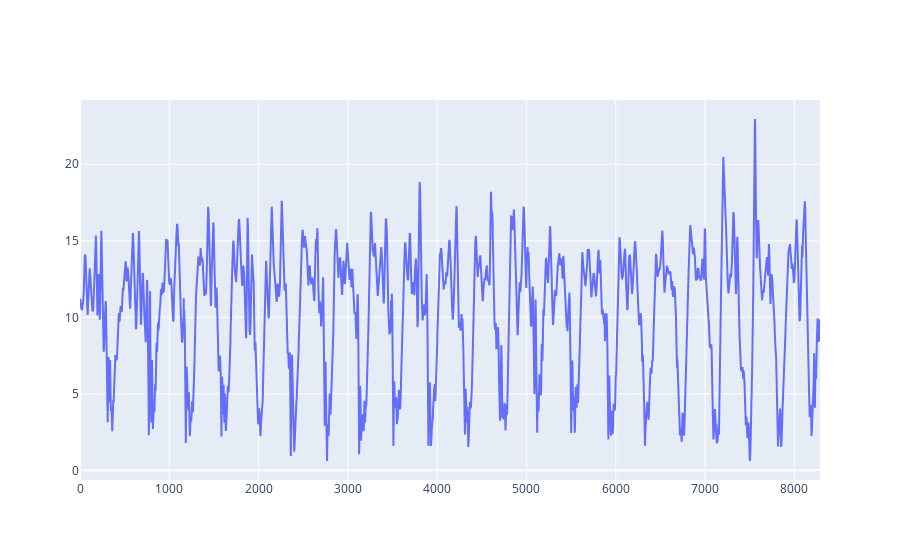

The notebook cell saved with this chart:
### Markdown cell above
# Bicycle

### Code cell
x_acc, t = prepare_time_series('./data/bike _accm.csv',centred = False)

n_steps = 20
T = 462

dt = T * n_steps

x_acc = x_acc[14260:22548]
fig = go.Figure()
fig.add_scatter(y = x_acc[:], mode='lines', name='x_acc')
fig.show()

### Figure 1 — Plotly figure (JSON) as saved in the notebook; plotly's stock layout.template omitted (floating-point values rounded to 4 significant figures; data arrays with more than 128 entries replaced by an {"elided": "..."} marker saying what was removed)
{"data": [{"mode": "lines", "name": "x_acc", "type": "scatter", "y": {"elided": "8288 float values"}}], "layout": {}}
